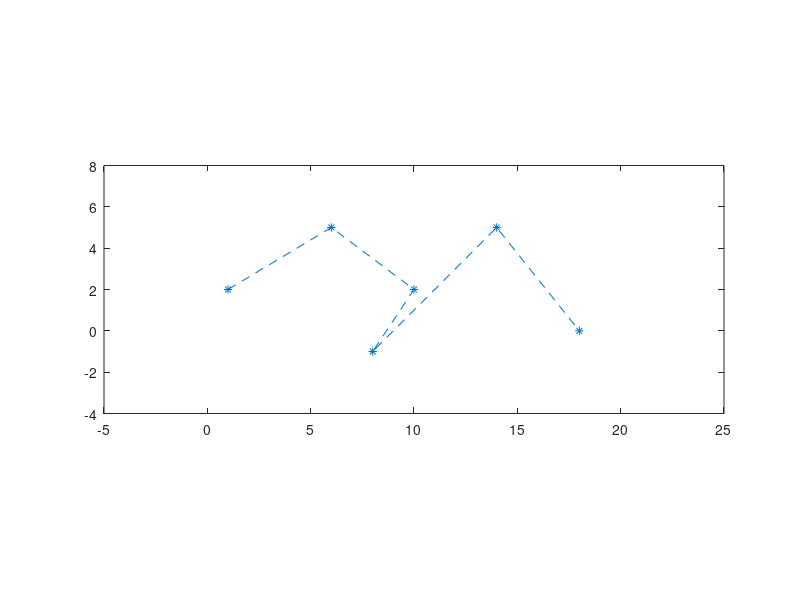

MATLAB code for this plot: (Note: this script raises an error after producing the figure.)
clear
px = [1 6 10 8 14 18]; py = [2 5 2 -1 5 0];
plot(px, py, '*--')
axis([-5 25 -4 8]); axis equal; hold on
syms t
cx(t) = 0*t; cy(t) = 0*t;
n = 5;
for i = 0:n
    
    b(t) = nchoosek(n, i) * t^i * (1-t)^(n-i);
    cx(t) = cx(t) + px(i+1) * b(t);
    cy(t) = cy(t) + py(i+1) * b(t);
end
fplot(cx, cy, [0 1])

t0=0;
plot(cx(t0), cy(t0), '*')
cxd(t) = diff(cx, t);
cyd(t) = diff(cy, t);

a = [cxd(t0), cyd(t0)];
P = [cx(t0), cy(t0)];
quiver (P(1), P(2), a(1), a(2), 'r', 'LineWidth', 2);

b = [ n* (px(2)-px(1)), n * (py(2)-py(1))]
quiver(px(1), py(1), b(1), b(2), 'g', 'LineWidth', 2)
c = [ n * (px(n+1)-px(n)), n * (py(n+1)-py(n))]
quiver(px(n+1), py(n+1), c(1), c(2), 'b', 'LineWidth', 2)
